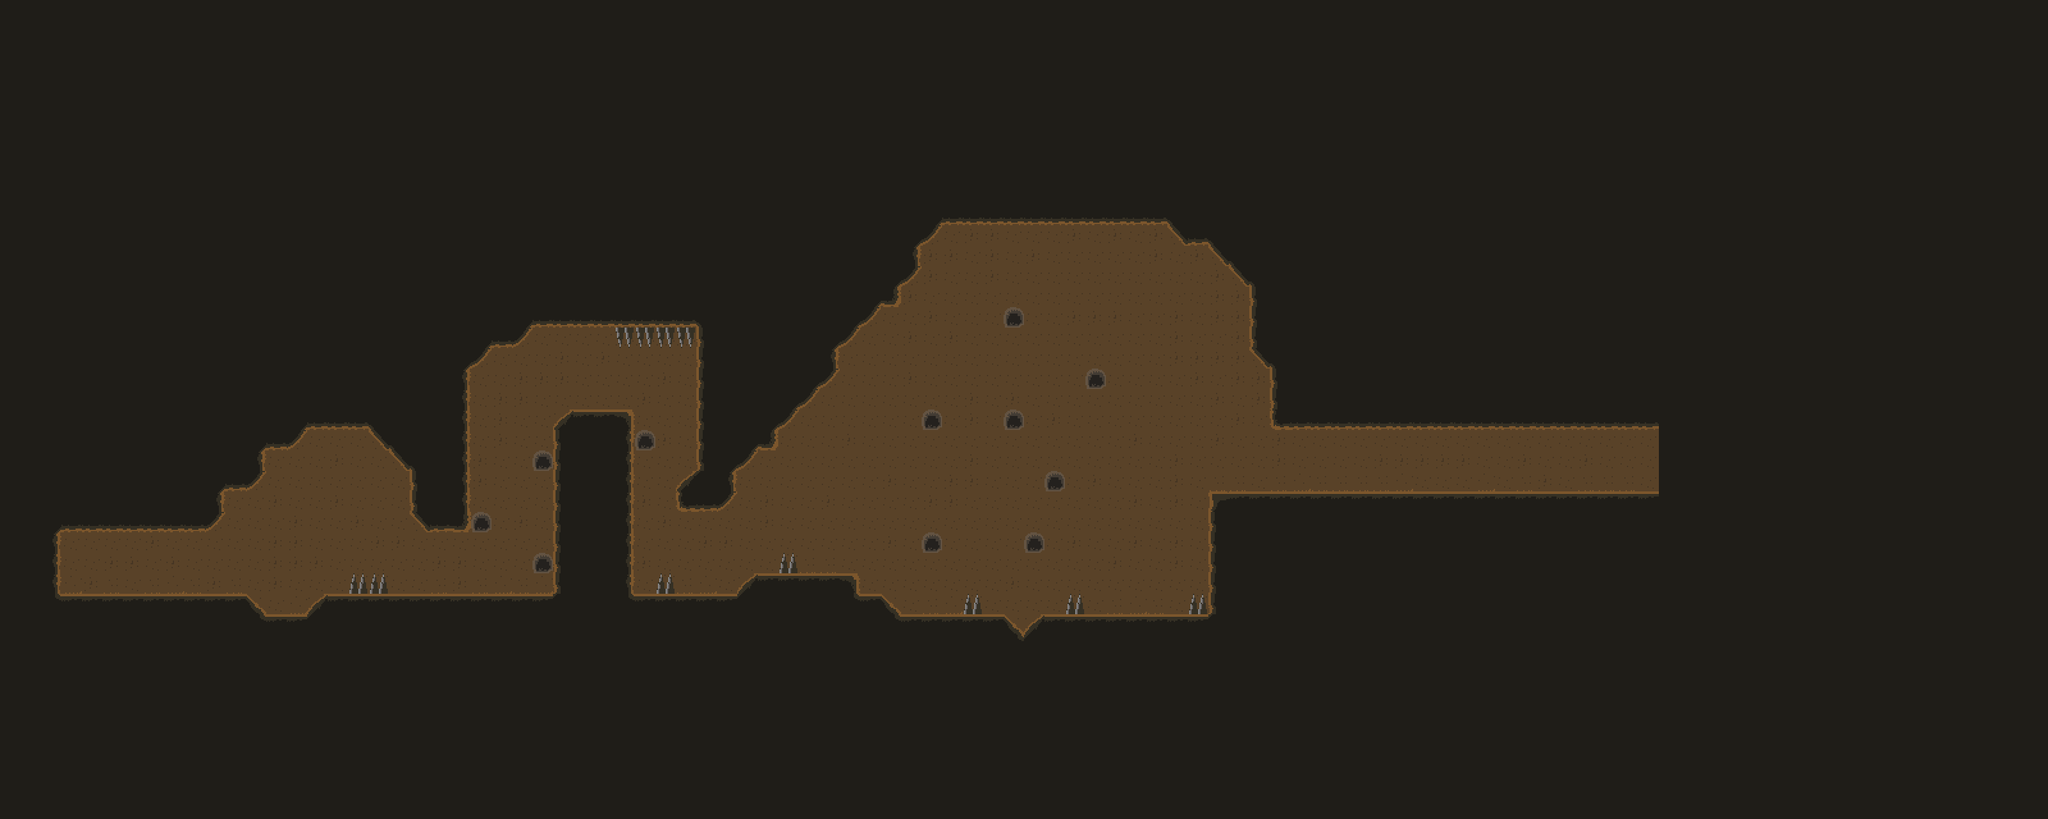

Below is a game level as drawn by its tile map, then a one-line description and the .tmx that defines it (tile-layer data replaced by summaries):
An orthogonal 100x40 tile map with 32x32 px tiles, 2 tile layers (background, objects), 2 tilesets and 6 objects (Player, End).

<map version="1.0" orientation="orthogonal" width="100" height="40" tilewidth="32" tileheight="32">
 <tileset firstgid="1" name="tileset" tilewidth="32" tileheight="32">
  <image source="tileset.png" trans="ffffff" width="256" height="160" />
 </tileset>
 <tileset firstgid="41" name="tilesetObject" tilewidth="32" tileheight="32">
  <image source="tilesetObject.png" width="64" height="64" />
 </tileset>
 <layer name="background" width="100" height="40">
  <data>[4000 cells, 4000 non-empty, 24 distinct tile ids]</data>
 </layer>
 <objectgroup name="begin" width="100" height="40">
  <object name="Player" x="204" y="870" width="30" height="30" />
 </objectgroup>
 <layer name="objects" width="100" height="40">
  <data>[4000 cells, 0 non-empty, 0 distinct tile ids]</data>
 </layer>
 <objectgroup name="end" width="100" height="40" opacity="0.98">
  <object name="End" x="2103" y="706" width="36" height="34" />
 </objectgroup>
 <objectgroup name="message" width="100" height="40">
  <object x="636" y="885" width="48" height="38">
   <properties>
    <property name="message" value="Ohh boy ! I don't I have the shape to jump up there." />
   </properties>
  </object>
  <object x="1107" y="886" width="48" height="38">
   <properties>
    <property name="message" value="Woow, that was close. " />
   </properties>
  </object>
  <object x="912" y="600" width="48" height="38">
   <properties>
    <property name="message" value="The hard part is done ! I think jumping down will be a peace of cake." />
   </properties>
  </object>
  <object x="1400" y="892" width="48" height="38">
   <properties>
    <property name="message" value="Ohh... Seriously ?!" />
   </properties>
  </object>
 </objectgroup>
</map>
